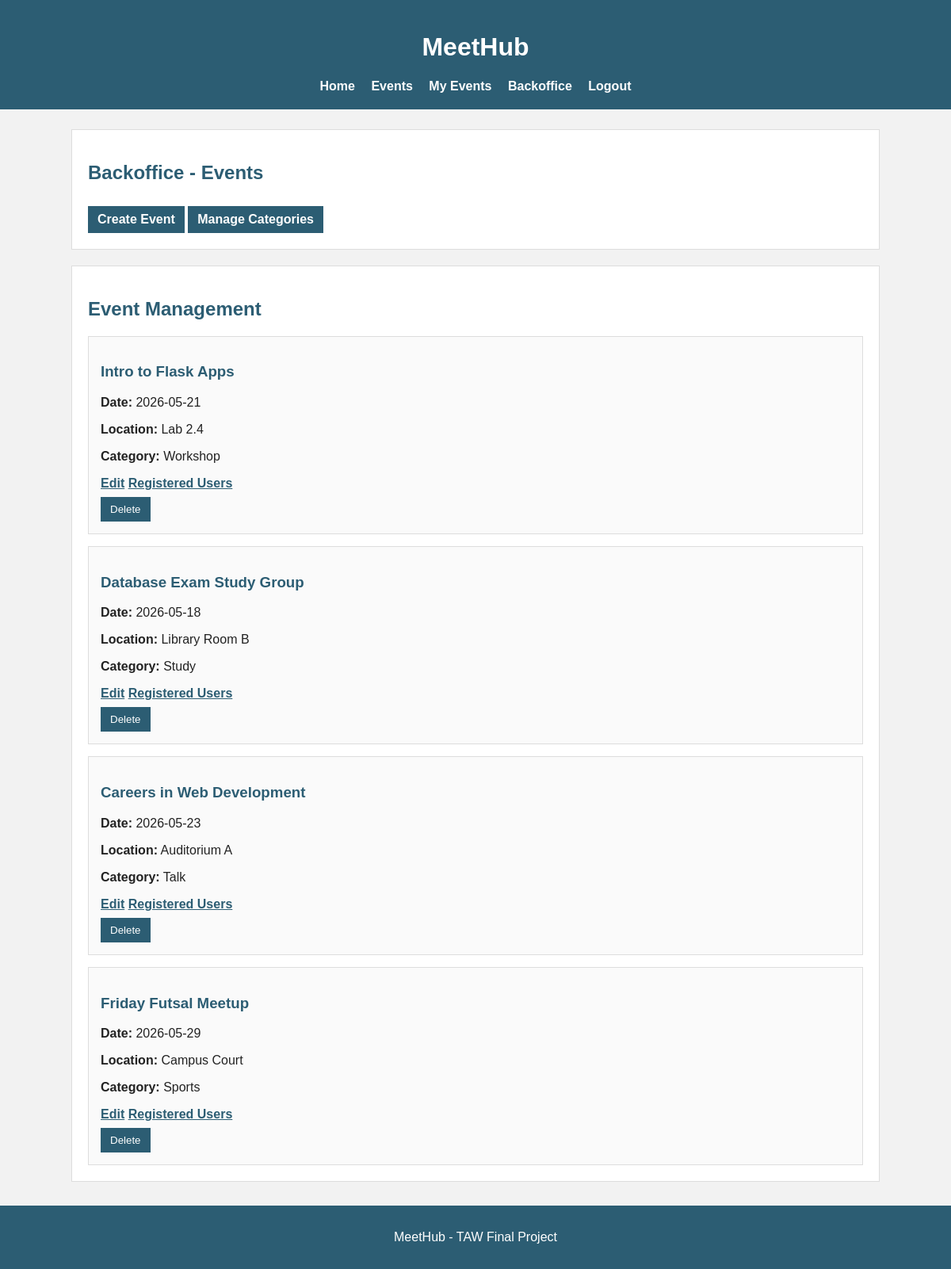
Screenshot of /admin/events (signed in) with the database file from the repository.
### models.py (models this page shows)
class BaseModel(Model):
    class Meta:
        database = db

class Event(BaseModel):
    title = CharField()
    short_description = CharField()
    description = TextField()
    date = DateField()
    time = TimeField()
    location = CharField()
    organizer = CharField()
    max_participants = IntegerField(default=30)
    category = ForeignKeyField(Category, backref="events")

class Category(BaseModel):
    name = CharField(unique=True)

### app.py (the view)
@app.route("/admin/events")
def admin_events():
    guard = admin_required()
    if guard:
        return guard
    events = Event.select()
    return render_template(
        "admin_events.html",
        events=events,
        user=current_user()
    )

### app.py (called while the page is built)
@app.before_request
def before_request():
    db.connect(reuse_if_open=True)

@app.after_request
def after_request(response):
    if not db.is_closed():
        db.close()
    return response

def current_user():
    if "user_id" in session:
        return User.get_or_none(User.id == session["user_id"])
    return None

def admin_required():
    user = current_user()
    if not user or not user.is_admin:
        return redirect(url_for("index"))
    return None

### templates/admin_events.html
{% extends "base.html" %}
{% block content %}
<section>
  <h2>Backoffice - Events</h2>
  <a class="button" href="{{ url_for('admin_create_event') }}">Create Event</a>
  <a class="button" href="{{ url_for('admin_categories') }}">Manage Categories</a>
</section>
<section>
  <h2>Event Management</h2>
  {% for event in events %}
    <article>
      <h3>{{ event.title }}</h3>
      <p><strong>Date:</strong> {{ event.date }}</p>
      <p><strong>Location:</strong> {{ event.location }}</p>
      <p><strong>Category:</strong> {{ event.category.name }}</p>
      <a href="{{ url_for('admin_edit_event', event_id=event.id) }}">Edit</a>
      <a href="{{ url_for('admin_event_registrants', event_id=event.id) }}">Registered Users</a>
      <form method="post" action="{{ url_for('admin_delete_event', event_id=event.id) }}"
            onsubmit="return confirm('Delete this event? This cannot be undone.')">
        <button type="submit">Delete</button>
      </form>
    </article>
  {% else %}
    <p>No events created yet.</p>
  {% endfor %}
</section>
{% endblock %}

### static/style.css (style rules this page uses)
body { font-family: Arial, sans-serif; background-color: #f2f2f2; margin: 0; color: #222; }
section { background-color: white; padding: 20px; margin-bottom: 20px; border: 1px solid #ddd; }
article { background-color: #fafafa; padding: 15px; margin-top: 15px; border: 1px solid #ddd; }
h1, h2, h3 { color: #2c5d73; }
a { color: #2c5d73; font-weight: bold; }
button, .button { background-color: #2c5d73; color: white; padding: 8px 12px; border: none; text-decoration: none; display: inline-block; margin-top: 8px; }

### rows the page displays
Event: title "Intro to Flask Apps", date "2026-05-21", location "Lab 2.4", category.name "Workshop"
Event: title "Database Exam Study Group", date "2026-05-18", location "Library Room B", category.name "Study"
Event: title "Careers in Web Development", date "2026-05-23", location "Auditorium A", category.name "Talk"
Event: title "Friday Futsal Meetup", date "2026-05-29", location "Campus Court", category.name "Sports"
